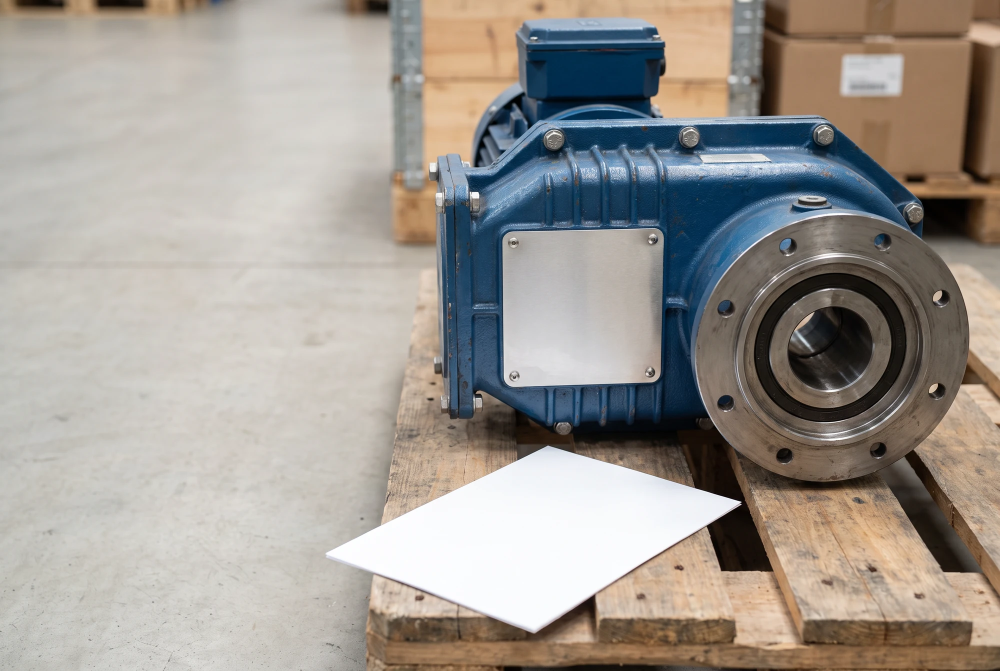
#> input picture tools/imggen/frames/bevel-v0.webp, 2000 x 1342 px (shown at 1/2 size)
$ python webopt.py frames/bevel-v0.webp
#> lines starting #> are read from the running program, lines starting #| are printed output that depends on the picture
#!/usr/bin/env python3
# -*- coding: utf-8 -*-
"""
Веб-оптимизация сгенерированных фото: 2528×1696 PNG (7 МБ) → webp под сайт.

Два размера под то, как фото используются на zavod-red.ru:
  full  1200×800 — карточка модели, открытая страница
  thumb  600×400 — плитка в каталоге и в выдаче поиска

Ориентир по весу взят с существующих ассетов сайта: case1.webp 1200×750 = 86 КБ,
cat_worm.webp 800×600 = 113 КБ. Держимся в этих рамках, иначе каталог
на 751 позицию станет тяжелее, чем сейчас.

Запуск: python3 webopt.py gen/*.png
"""
import os
import sys

from PIL import Image

SIZES = {"full": (1200, 800), "thumb": (600, 400)}
QUALITY = {"full": 82, "thumb": 80}


def cover(img, w, h):
    """Кадрирует по центру под нужное соотношение, как object-fit: cover."""
    sr, dr = img.width / img.height, w / h
    if sr > dr:
        nw, nh = int(h * sr), h
    else:
        nw, nh = w, int(w / sr)
    img = img.resize((nw, nh), Image.LANCZOS)
    return img.crop(((nw - w) // 2, (nh - h) // 2,
                     (nw - w) // 2 + w, (nh - h) // 2 + h))


def main():
    files = sys.argv[1:]
    if not files:
        sys.exit("укажите png-файлы")
    outdir = os.path.join(os.path.dirname(os.path.abspath(files[0])), "web")
    os.makedirs(outdir, exist_ok=True)

    total = 0
    for path in files:
        name = os.path.splitext(os.path.basename(path))[0]
        src = Image.open(path).convert("RGB")
#> src is the input picture: PIL image 2000x1342 RGB; mean R, G, B 159.2, 153.2, 146.3
        line = [f"{name:10s} {src.width}x{src.height}"
                f" {os.path.getsize(path) // 1024:5d} КБ →"]
#> line = ['bevel-v0   2000x1342   258 КБ →']
        for kind, (w, h) in SIZES.items():
            out = os.path.join(outdir, f"{name}-{kind}.webp")
            cover(src, w, h).save(out, "WEBP", quality=QUALITY[kind], method=6)
            kb = os.path.getsize(out) // 1024
            total += kb
            line.append(f"{kind} {w}x{h} {kb} КБ")
#> this loop made 2 passes
#> pass 1, in cover, `img = img.resize((nw, nh), Image.LANCZOS)`:
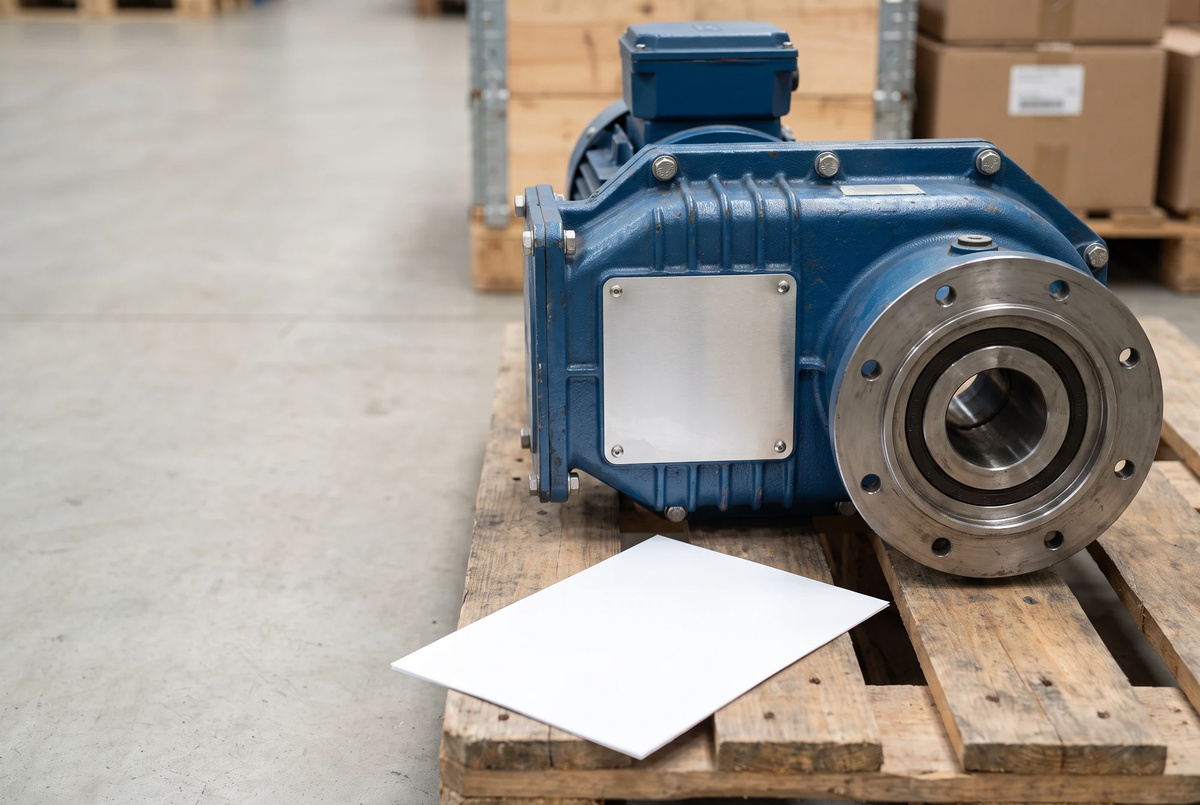
#> img: PIL image 1200x805 RGB; mean R, G, B 159.2, 153.2, 146.3
#> pass 1, in main, `cover(src, w, h).save(out, "WEBP", quality=QUALITY[kind], method=6)`:
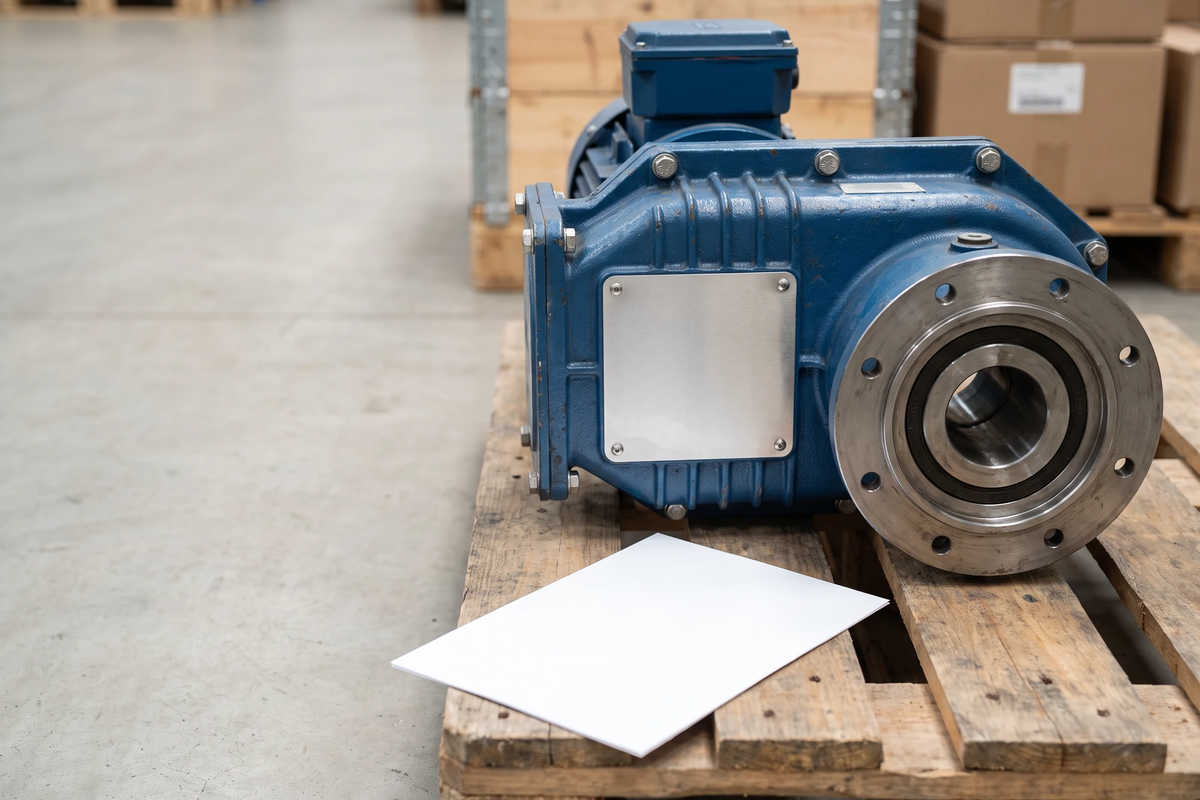
#> saved as bevel-v0-full.webp: PIL image 1200x800 RGB; mean R, G, B 159.3, 153.4, 146.6
#> pass 2, in main, `cover(src, w, h).save(out, "WEBP", quality=QUALITY[kind], method=6)`:
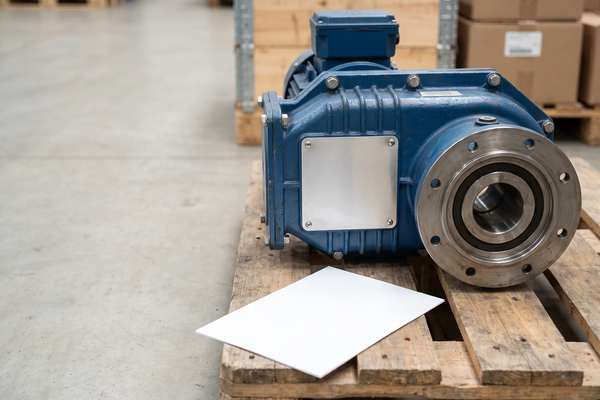
#> saved as bevel-v0-thumb.webp: PIL image 600x400 RGB; mean R, G, B 159.3, 153.4, 146.5
#> after the loop, line = ['bevel-v0   2000x1342   258 КБ →', 'full 1200x800 63 КБ', 'thumb 600x400 21 КБ']; total = 84
        print("  ".join(line))
#| bevel-v0   2000x1342   258 КБ →  full 1200x800 63 КБ  thumb 600x400 21 КБ

    print(f"\nвсего {total} КБ на {len(files)} моделей "
          f"→ на 751 модель примерно {total * 751 // len(files) // 1024} МБ")
#| всего 84 КБ на 1 моделей → на 751 модель примерно 61 МБ


if __name__ == "__main__":
    main()

$ run again, on tools/imggen/frames/coax-v0.webp
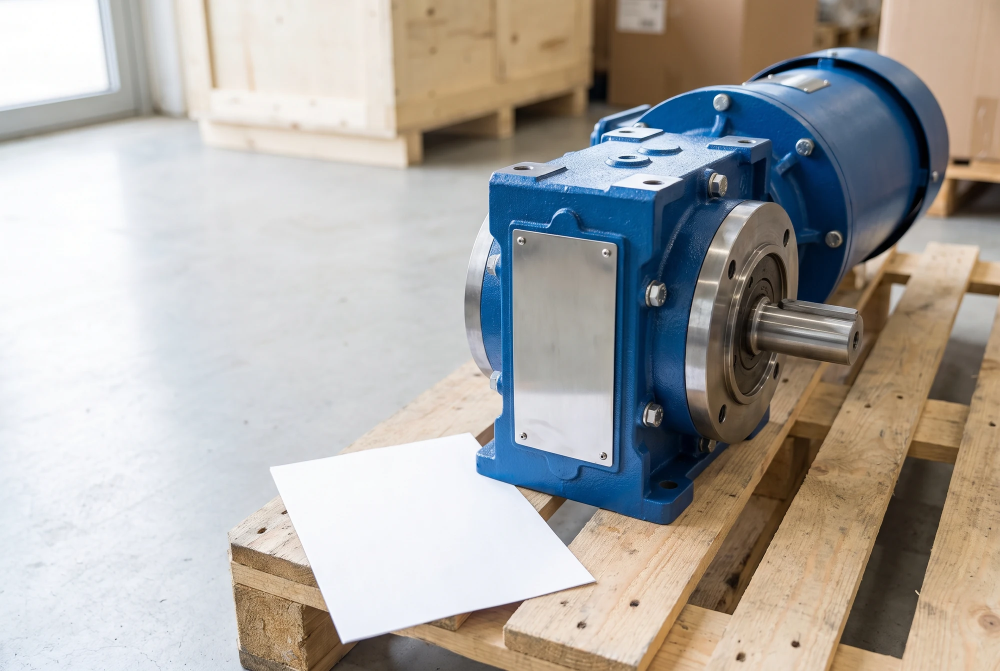
#> input picture tools/imggen/frames/coax-v0.webp, 2000 x 1342 px (shown at 1/2 size)
#> in main, src is the input picture: PIL image 2000x1342 RGB; mean R, G, B 172.1, 169, 164.7
#> the loop in main, `for kind, (w, h) in SIZES.items():` made 2 passes
#> pass 1, in main, `cover(src, w, h).save(out, "WEBP", quality=QUALITY[kind], method=6)`:
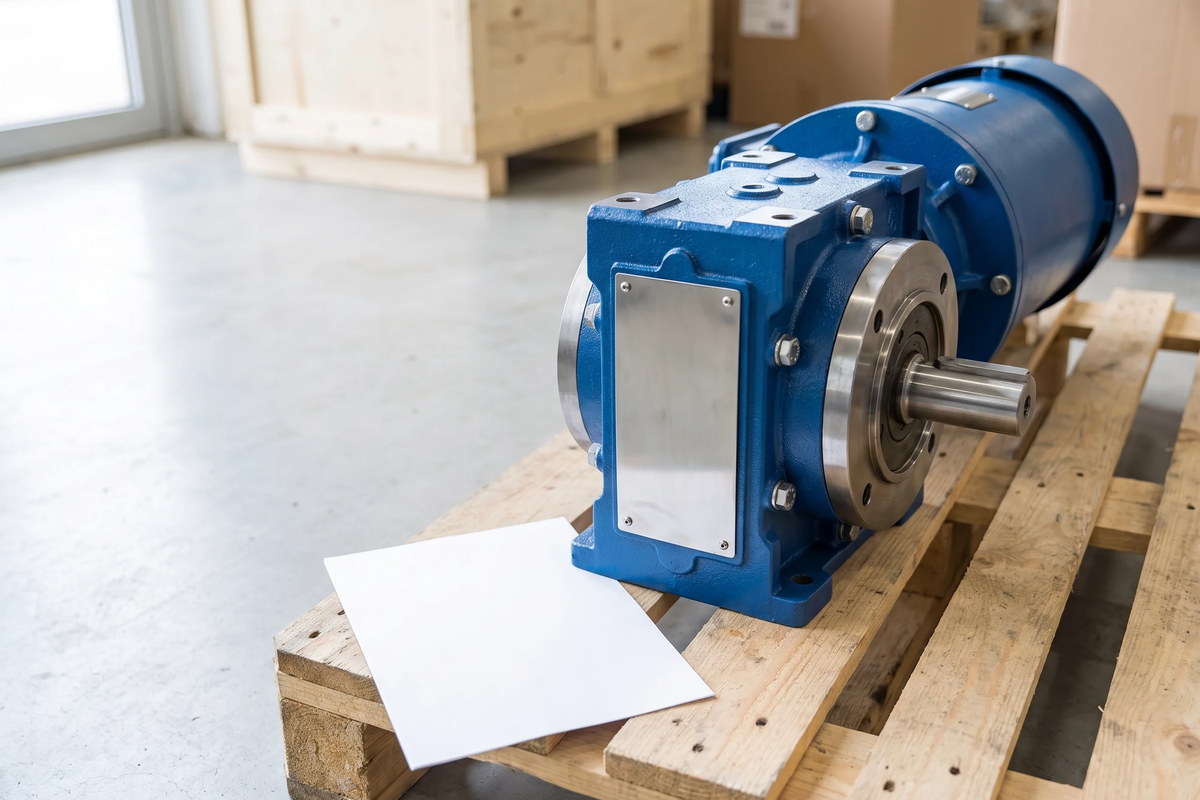
#> saved as coax-v0-full.webp: PIL image 1200x800 RGB; mean R, G, B 172.1, 169, 164.8
#> pass 2, in main, `cover(src, w, h).save(out, "WEBP", quality=QUALITY[kind], method=6)`:
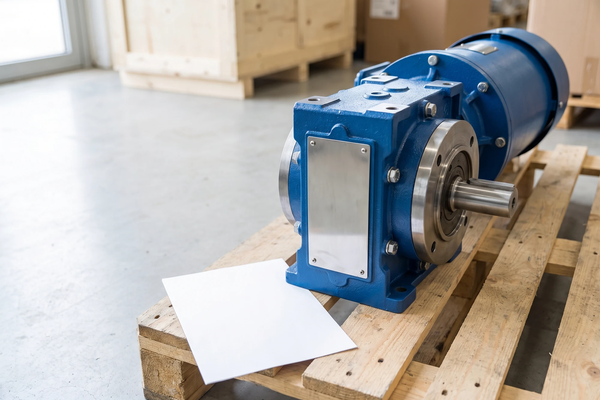
#> saved as coax-v0-thumb.webp: PIL image 600x400 RGB; mean R, G, B 172.1, 168.9, 164.8
#> after the loop in main, `for kind, (w, h) in SIZES.items():`: line = ['coax-v0    2000x1342   239 КБ →', 'full 1200x800 63 КБ', 'thumb 600x400 20 КБ']; total = 83
#| coax-v0    2000x1342   239 КБ →  full 1200x800 63 КБ  thumb 600x400 20 КБ
#| всего 83 КБ на 1 моделей → на 751 модель примерно 60 МБ

$ run again, on tools/imggen/frames/coax-v1.webp
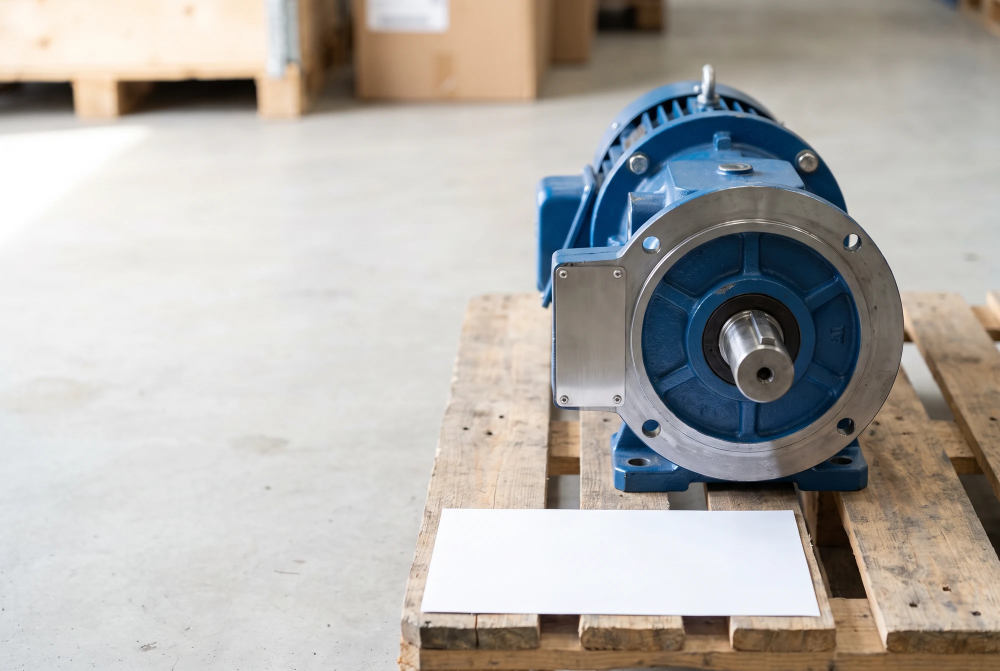
#> input picture tools/imggen/frames/coax-v1.webp, 2000 x 1342 px (shown at 1/2 size)
#> in main, src is the input picture: PIL image 2000x1342 RGB; mean R, G, B 178.8, 175.5, 171.4
#> the loop in main, `for kind, (w, h) in SIZES.items():` made 2 passes
#> pass 1, in main, `cover(src, w, h).save(out, "WEBP", quality=QUALITY[kind], method=6)`:
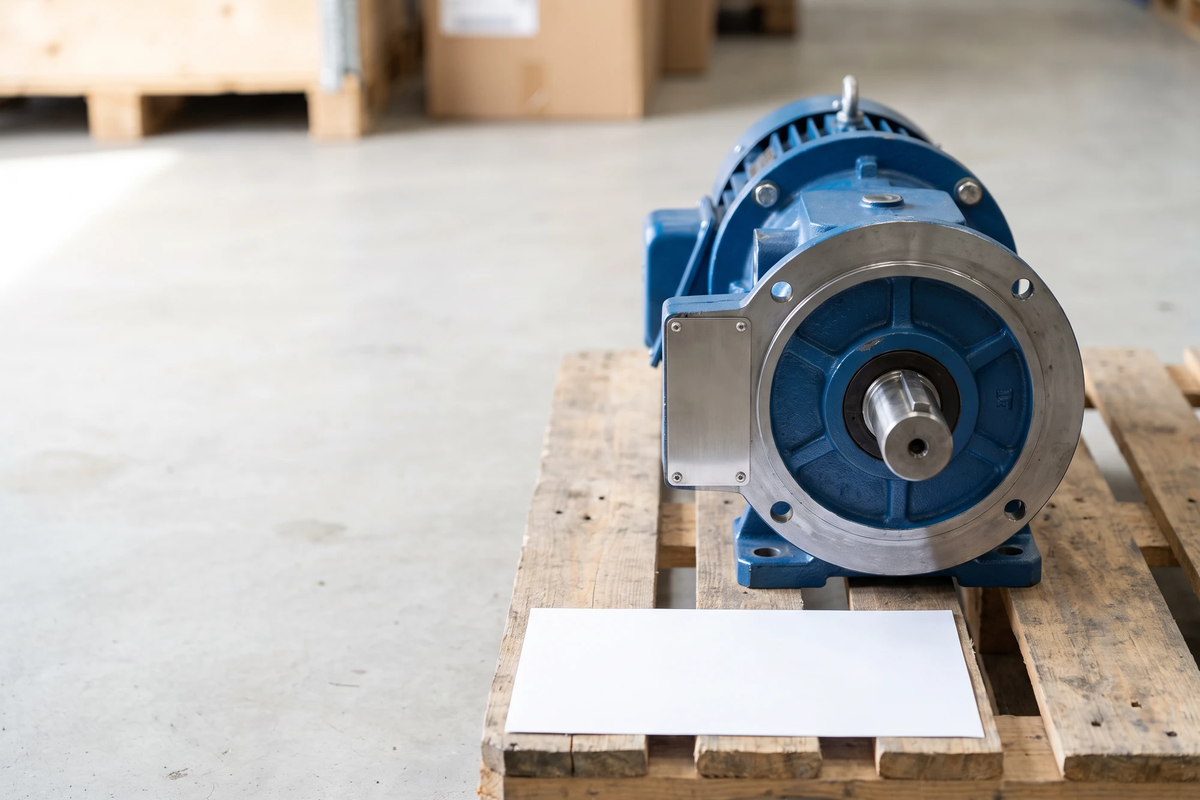
#> saved as coax-v1-full.webp: PIL image 1200x800 RGB; mean R, G, B 178.8, 175.7, 171.7
#> pass 2, in main, `cover(src, w, h).save(out, "WEBP", quality=QUALITY[kind], method=6)`:
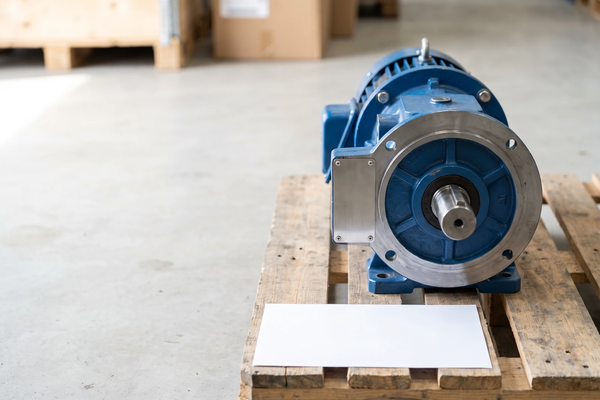
#> saved as coax-v1-thumb.webp: PIL image 600x400 RGB; mean R, G, B 178.8, 175.7, 171.6
#> after the loop in main, `for kind, (w, h) in SIZES.items():`: line = ['coax-v1    2000x1342   177 КБ →', 'full 1200x800 46 КБ', 'thumb 600x400 16 КБ']; total = 62
#| coax-v1    2000x1342   177 КБ →  full 1200x800 46 КБ  thumb 600x400 16 КБ
#| всего 62 КБ на 1 моделей → на 751 модель примерно 45 МБ

$ run again, on tools/imggen/frames/coax-v2.webp
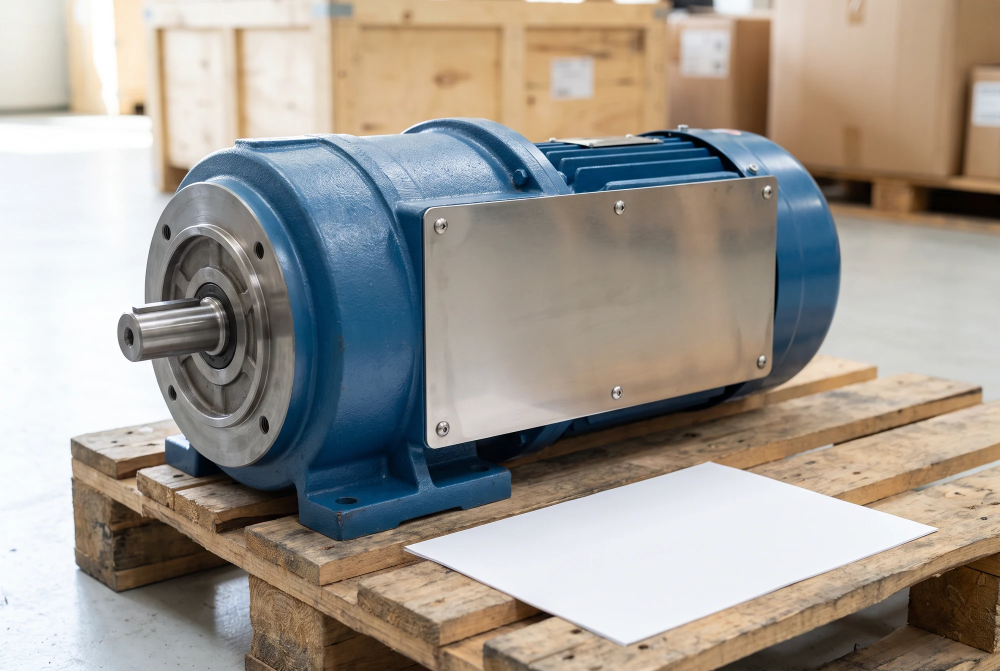
#> input picture tools/imggen/frames/coax-v2.webp, 2000 x 1342 px (shown at 1/2 size)
#> in main, src is the input picture: PIL image 2000x1342 RGB; mean R, G, B 160.2, 154, 145.8
#> the loop in main, `for kind, (w, h) in SIZES.items():` made 2 passes
#> pass 1, in main, `cover(src, w, h).save(out, "WEBP", quality=QUALITY[kind], method=6)`:
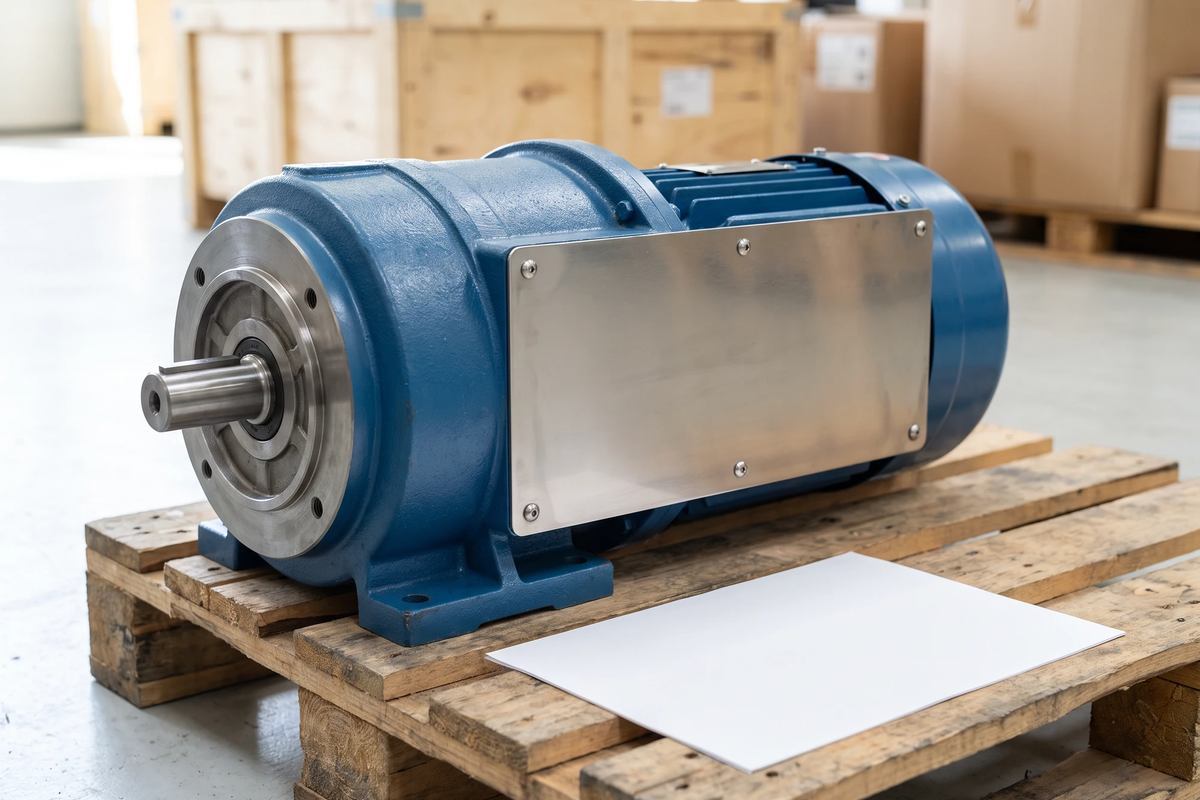
#> saved as coax-v2-full.webp: PIL image 1200x800 RGB; mean R, G, B 160.2, 154, 145.9
#> pass 2, in main, `cover(src, w, h).save(out, "WEBP", quality=QUALITY[kind], method=6)`:
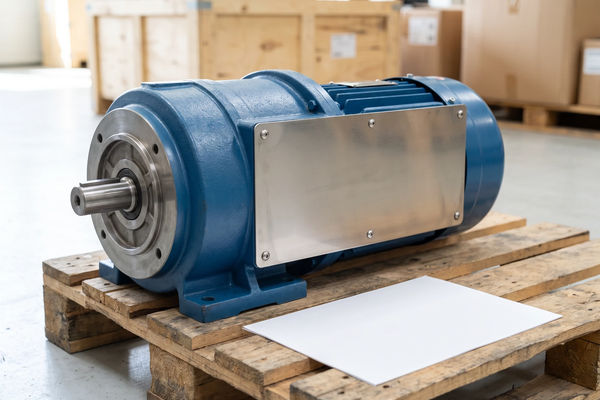
#> saved as coax-v2-thumb.webp: PIL image 600x400 RGB; mean R, G, B 160.2, 153.9, 145.8
#> after the loop in main, `for kind, (w, h) in SIZES.items():`: line = ['coax-v2    2000x1342   273 КБ →', 'full 1200x800 70 КБ', 'thumb 600x400 22 КБ']; total = 92
#| coax-v2    2000x1342   273 КБ →  full 1200x800 70 КБ  thumb 600x400 22 КБ
#| всего 92 КБ на 1 моделей → на 751 модель примерно 67 МБ
